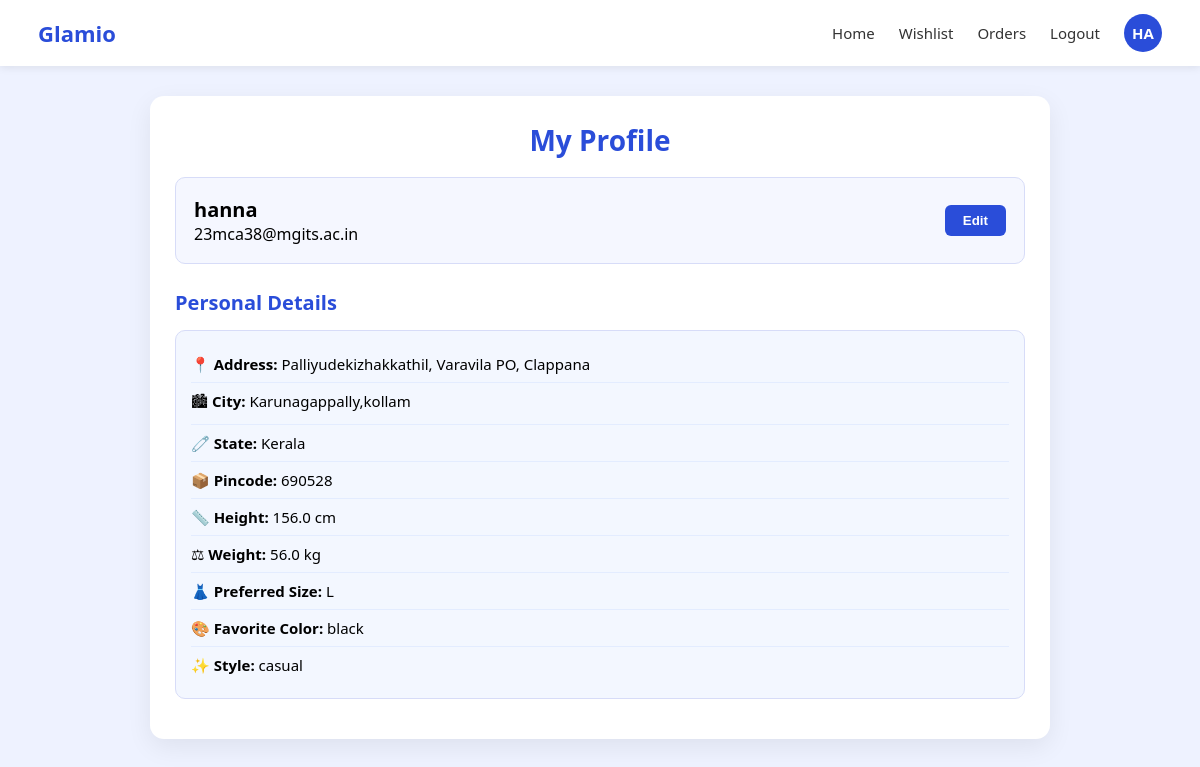
The page /profileshow/ (signed in) on the database as committed earlier.
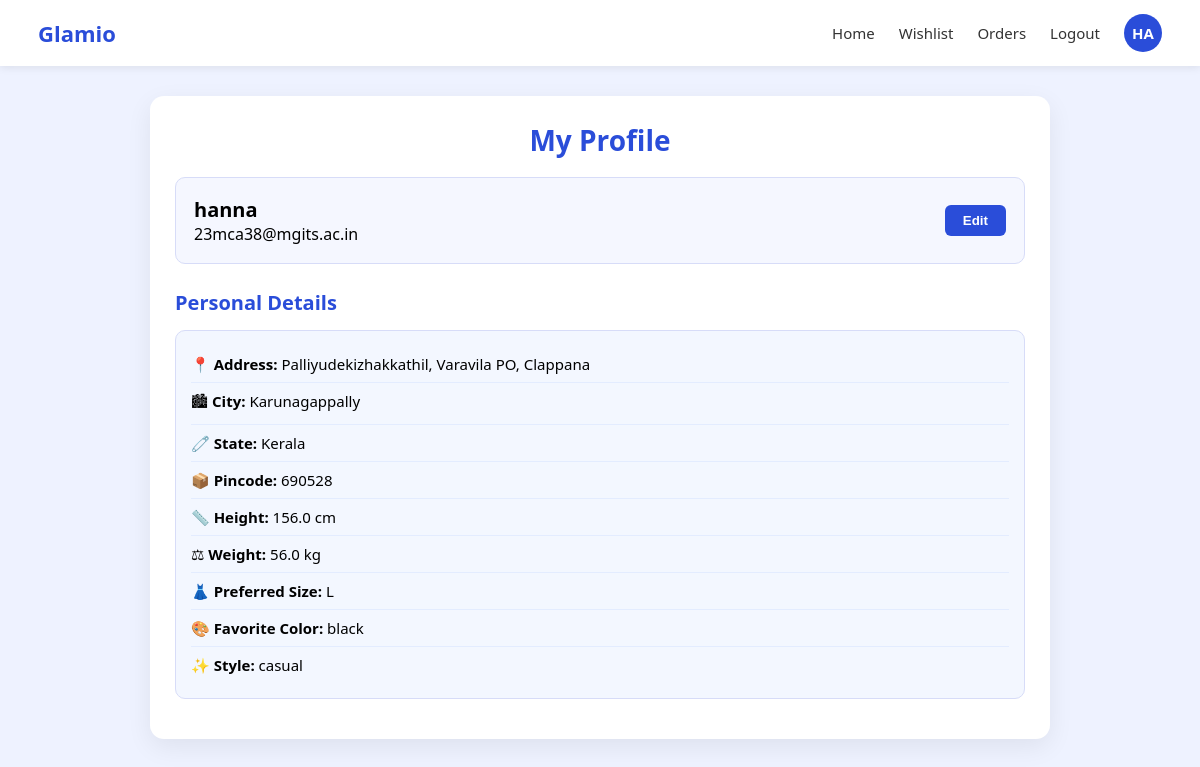
The same page on the database as committed later.
### user_app/models.py (models this page shows)
class UserProfileModel(models.Model):
    user = models.OneToOneField(CustomUserModel,on_delete=models.CASCADE)
    address = models.TextField(blank=True,null=True)
    city = models.CharField(max_length=100,blank=True,null=True)
    state = models.CharField(max_length=100,blank=True,null=True)
    pincode = models.CharField(max_length=100,blank=True,null=True)
    height = models.FloatField(blank=True,null=True) #in cm
    weight = models.FloatField(blank=True,null=True)  #in kg
    body_shape = models.CharField(max_length=100,blank=True,null=True,
                                   choices=[('hourglass','Hourglass'),
                                           ('pear','Pear Shape'),
                                            ('apple','Apple Shape'),
                                            ('rectangle','Rectangle'),
                                            ('inverter_triangle',"Inverted Triangle"),
                                            ('diamond','Diamond Shape'),
                                            ('oval','Oval/Round')
                                            ])
    preferred_size = models.CharField(max_length=15,blank=True,null=True,
                                      choices=[
                                         ("XS","XS"), ("S","S"), ("M","M"),
                                         ("L","L"), ("XL","XL"), ("XXL","XXL"),
                                         ('3XL','3XL'),('4XL','4XL'),
                                         ])
    style_preference = models.CharField(max_length=100,blank=True,null=True,
                                        choices=[
                                         ("casual", "Casual"),
                                         ("office", "Office Wear"),
                                         ("party", "Party Wear"),
                                         ("ethnic", "Ethnic Wear"),
                                         ("sports", "Sportswear"),
                                        ])
    favorite_color = models.CharField(max_length=50, blank=True, null=True)

### user_app/views.py (the view)
# urls.py: path('profileshow/',ProfileShowView.as_view(),name="profile_show"),
class ProfileShowView(DetailView):
    model = UserProfileModel
    template_name = "profile_show.html"
    context_object_name = "profile"
    def get_object(self):
        return UserProfileModel.objects.get(user =self.request.user)

### user_app/templates/profile_show.html (shortened to what this page needs)
{% load static %}
<!doctype html>
<html lang="en">
<head>
</head>
<body>
<div class="navbar">
  <div class="logo">Glamio</div>
  <div class="nav-links">
    <a href="{% url 'home' %}">Home</a>
    <a href="">Wishlist</a>
    <a href="">Orders</a>
    <a href="{% url 'logout' %}">Logout</a>
    <div class="profile-circle">
      {{ user.full_name|slice:":2"|upper }}
    </div>
  </div>
</div>
<div class="profile-container">
  <div class="heading">My Profile</div>
  <div class="summary-box">
      <div>
        <div class="username">{{ user.full_name }} </div>
        <div>{{ user.email }}</div>
      </div>
      <a href="{% url 'profile_edit' %}">
        <button class="edit-btn">Edit</button>
      </a>
  </div>
  <div class="section">
    <div class="section-title">Personal Details</div>
    <div class="detail-box">
        <div class="detail-row">📍 <strong>Address:</strong> {{ profile.address }}</div>
        <div class="detail-row">🏙 <strong>City:</strong> {{ profile.city }}</div>
        <div class="detail-row">🧷 <strong>State:</strong> {{ profile.state }}</div>
        <div class="detail-row">📦 <strong>Pincode:</strong> {{ profile.pincode }}</div>
        <div class="detail-row">📏 <strong>Height:</strong> {{ profile.height }} cm</div>
        <div class="detail-row">⚖ <strong>Weight:</strong> {{ profile.weight }} kg</div>
        <div class="detail-row">👗 <strong>Preferred Size:</strong> {{ profile.preferred_size }}</div>
        <div class="detail-row">🎨 <strong>Favorite Color:</strong> {{ profile.favorite_color }}</div>
        <div class="detail-row">✨ <strong>Style:</strong> {{ profile.style_preference }}</div>
    </div>
  </div>
</div>
</body>
</html>

Rows that differ between the two databases and show on the page:
changed UserProfileModel "Palliyudekizhakkathil, Varavila PO, Clappana": city "Karunagappally,kollam" → "Karunagappally"
